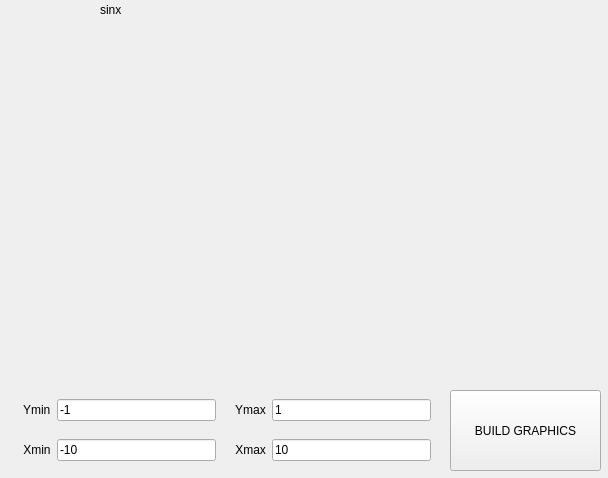
<?xml version="1.0" encoding="UTF-8"?>
<ui version="4.0">
 <class>Graph</class>
 <widget class="QWidget" name="Graph">
  <property name="geometry">
   <rect>
    <x>0</x>
    <y>0</y>
    <width>608</width>
    <height>478</height>
   </rect>
  </property>
  <property name="windowTitle">
   <string>Form</string>
  </property>
  <widget class="QCustomPlot" name="widget" native="true">
   <property name="geometry">
    <rect>
     <x>10</x>
     <y>20</y>
     <width>591</width>
     <height>361</height>
    </rect>
   </property>
  </widget>
  <widget class="QWidget" name="gridLayoutWidget">
   <property name="geometry">
    <rect>
     <x>10</x>
     <y>430</y>
     <width>421</width>
     <height>41</height>
    </rect>
   </property>
   <layout class="QGridLayout" name="gridLayout">
    <item row="0" column="0">
     <widget class="QLabel" name="label_xmin">
      <property name="text">
       <string>    Xmin</string>
      </property>
     </widget>
    </item>
    <item row="0" column="2">
     <widget class="QLabel" name="label_xmax">
      <property name="text">
       <string>    Xmax</string>
      </property>
     </widget>
    </item>
    <item row="0" column="1">
     <widget class="QLineEdit" name="x_min">
      <property name="text">
       <string>-10</string>
      </property>
     </widget>
    </item>
    <item row="0" column="3">
     <widget class="QLineEdit" name="x_max">
      <property name="text">
       <string>10</string>
      </property>
     </widget>
    </item>
   </layout>
  </widget>
  <widget class="QPushButton" name="build_graphics">
   <property name="geometry">
    <rect>
     <x>450</x>
     <y>390</y>
     <width>151</width>
     <height>81</height>
    </rect>
   </property>
   <property name="text">
    <string>BUILD GRAPHICS</string>
   </property>
  </widget>
  <widget class="QLabel" name="expression">
   <property name="geometry">
    <rect>
     <x>100</x>
     <y>0</y>
     <width>461</width>
     <height>20</height>
    </rect>
   </property>
   <property name="text">
    <string>sinx</string>
   </property>
  </widget>
  <widget class="QWidget" name="gridLayoutWidget_2">
   <property name="geometry">
    <rect>
     <x>10</x>
     <y>390</y>
     <width>421</width>
     <height>41</height>
    </rect>
   </property>
   <layout class="QGridLayout" name="gridLayout_2">
    <item row="0" column="0">
     <widget class="QLabel" name="label_ymin">
      <property name="text">
       <string>    Ymin</string>
      </property>
     </widget>
    </item>
    <item row="0" column="2">
     <widget class="QLabel" name="label_ymax">
      <property name="text">
       <string>    Ymax</string>
      </property>
     </widget>
    </item>
    <item row="0" column="1">
     <widget class="QLineEdit" name="y_min">
      <property name="text">
       <string>-1</string>
      </property>
     </widget>
    </item>
    <item row="0" column="3">
     <widget class="QLineEdit" name="y_max">
      <property name="text">
       <string>1</string>
      </property>
     </widget>
    </item>
   </layout>
  </widget>
 </widget>
 <customwidgets>
  <customwidget>
   <class>QCustomPlot</class>
   <extends>QWidget</extends>
   <header>qcustomplot.h</header>
   <container>1</container>
  </customwidget>
 </customwidgets>
 <resources/>
 <connections/>
</ui>
